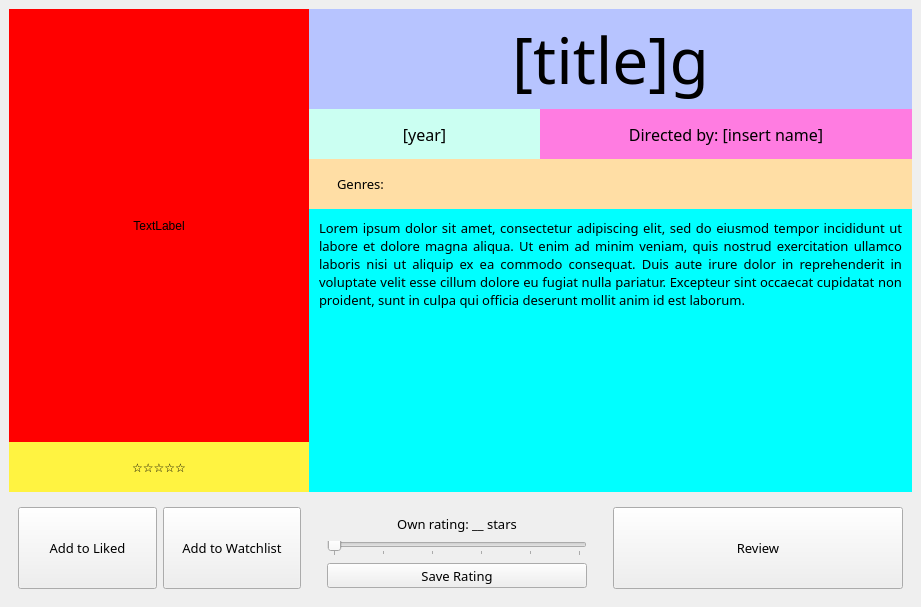
<?xml version="1.0" encoding="UTF-8"?>
<ui version="4.0">
 <class>MainWindow</class>
 <widget class="QMainWindow" name="MainWindow">
  <property name="geometry">
   <rect>
    <x>0</x>
    <y>0</y>
    <width>921</width>
    <height>607</height>
   </rect>
  </property>
  <property name="windowTitle">
   <string>MainWindow</string>
  </property>
  <widget class="QWidget" name="centralwidget">
   <layout class="QVBoxLayout" name="verticalLayout">
    <item>
     <widget class="QWidget" name="display_info_widget" native="true">
      <property name="styleSheet">
       <string notr="true"/>
      </property>
      <layout class="QGridLayout" name="gridLayout">
       <property name="leftMargin">
        <number>0</number>
       </property>
       <property name="topMargin">
        <number>0</number>
       </property>
       <property name="rightMargin">
        <number>0</number>
       </property>
       <property name="bottomMargin">
        <number>0</number>
       </property>
       <property name="spacing">
        <number>0</number>
       </property>
       <item row="1" column="1">
        <widget class="QLabel" name="year_label">
         <property name="maximumSize">
          <size>
           <width>250</width>
           <height>50</height>
          </size>
         </property>
         <property name="font">
          <font>
           <family>Oswald</family>
           <pointsize>12</pointsize>
          </font>
         </property>
         <property name="styleSheet">
          <string notr="true">background-color: rgb(203, 255, 242)</string>
         </property>
         <property name="text">
          <string>[year]</string>
         </property>
         <property name="alignment">
          <set>Qt::AlignCenter</set>
         </property>
        </widget>
       </item>
       <item row="1" column="2">
        <widget class="QLabel" name="director_label">
         <property name="maximumSize">
          <size>
           <width>16777215</width>
           <height>50</height>
          </size>
         </property>
         <property name="font">
          <font>
           <family>Oswald</family>
           <pointsize>12</pointsize>
          </font>
         </property>
         <property name="styleSheet">
          <string notr="true">background-color: rgb(255, 124, 225)</string>
         </property>
         <property name="text">
          <string>Directed by: [insert name]</string>
         </property>
         <property name="alignment">
          <set>Qt::AlignCenter</set>
         </property>
        </widget>
       </item>
       <item row="2" column="1" colspan="2">
        <widget class="QLabel" name="genres_label">
         <property name="maximumSize">
          <size>
           <width>16777215</width>
           <height>50</height>
          </size>
         </property>
         <property name="font">
          <font>
           <family>Oswald</family>
           <pointsize>10</pointsize>
          </font>
         </property>
         <property name="styleSheet">
          <string notr="true">background-color: rgb(255, 222, 165)</string>
         </property>
         <property name="text">
          <string>Genres: </string>
         </property>
         <property name="margin">
          <number>0</number>
         </property>
         <property name="indent">
          <number>28</number>
         </property>
        </widget>
       </item>
       <item row="5" column="0">
        <widget class="QLabel" name="general_stars_label">
         <property name="maximumSize">
          <size>
           <width>16777215</width>
           <height>50</height>
          </size>
         </property>
         <property name="styleSheet">
          <string notr="true">background-color: rgb(255, 243, 65)</string>
         </property>
         <property name="text">
          <string>☆☆☆☆☆</string>
         </property>
         <property name="alignment">
          <set>Qt::AlignCenter</set>
         </property>
        </widget>
       </item>
       <item row="0" column="0" rowspan="5">
        <widget class="QLabel" name="poster_label">
         <property name="enabled">
          <bool>true</bool>
         </property>
         <property name="minimumSize">
          <size>
           <width>300</width>
           <height>0</height>
          </size>
         </property>
         <property name="maximumSize">
          <size>
           <width>327</width>
           <height>433</height>
          </size>
         </property>
         <property name="styleSheet">
          <string notr="true">background-color: red;</string>
         </property>
         <property name="text">
          <string>TextLabel</string>
         </property>
         <property name="alignment">
          <set>Qt::AlignCenter</set>
         </property>
        </widget>
       </item>
       <item row="0" column="1" colspan="2">
        <widget class="QLabel" name="title_label">
         <property name="minimumSize">
          <size>
           <width>0</width>
           <height>100</height>
          </size>
         </property>
         <property name="maximumSize">
          <size>
           <width>16777215</width>
           <height>100</height>
          </size>
         </property>
         <property name="font">
          <font>
           <family>Oswald</family>
           <pointsize>48</pointsize>
          </font>
         </property>
         <property name="styleSheet">
          <string notr="true">background-color: rgb(183, 196, 255)</string>
         </property>
         <property name="text">
          <string>[title]g</string>
         </property>
         <property name="textFormat">
          <enum>Qt::PlainText</enum>
         </property>
         <property name="alignment">
          <set>Qt::AlignCenter</set>
         </property>
         <property name="margin">
          <number>0</number>
         </property>
         <property name="indent">
          <number>-1</number>
         </property>
        </widget>
       </item>
       <item row="3" column="1" rowspan="3" colspan="2">
        <widget class="QLabel" name="synopsis_label">
         <property name="maximumSize">
          <size>
           <width>16777215</width>
           <height>1677</height>
          </size>
         </property>
         <property name="font">
          <font>
           <family>Oswald</family>
           <pointsize>10</pointsize>
          </font>
         </property>
         <property name="styleSheet">
          <string notr="true">background-color: cyan;
padding: 10px;</string>
         </property>
         <property name="text">
          <string>Lorem ipsum dolor sit amet, consectetur adipiscing elit, sed do eiusmod tempor incididunt ut labore et dolore magna aliqua. Ut enim ad minim veniam, quis nostrud exercitation ullamco laboris nisi ut aliquip ex ea commodo consequat. Duis aute irure dolor in reprehenderit in voluptate velit esse cillum dolore eu fugiat nulla pariatur. Excepteur sint occaecat cupidatat non proident, sunt in culpa qui officia deserunt mollit anim id est laborum.</string>
         </property>
         <property name="alignment">
          <set>Qt::AlignJustify|Qt::AlignTop</set>
         </property>
         <property name="wordWrap">
          <bool>true</bool>
         </property>
         <property name="margin">
          <number>0</number>
         </property>
         <property name="indent">
          <number>0</number>
         </property>
         <property name="textInteractionFlags">
          <set>Qt::LinksAccessibleByMouse</set>
         </property>
        </widget>
       </item>
      </layout>
     </widget>
    </item>
    <item>
     <widget class="QWidget" name="user_input_widget" native="true">
      <property name="maximumSize">
       <size>
        <width>16777215</width>
        <height>100</height>
       </size>
      </property>
      <property name="styleSheet">
       <string notr="true"/>
      </property>
      <layout class="QHBoxLayout" name="horizontalLayout">
       <item>
        <widget class="QPushButton" name="add_to_liked_button">
         <property name="maximumSize">
          <size>
           <width>140</width>
           <height>100</height>
          </size>
         </property>
         <property name="font">
          <font>
           <family>Oswald</family>
           <pointsize>10</pointsize>
          </font>
         </property>
         <property name="cursor">
          <cursorShape>PointingHandCursor</cursorShape>
         </property>
         <property name="text">
          <string>Add to Liked</string>
         </property>
        </widget>
       </item>
       <item>
        <widget class="QPushButton" name="add_to_watchlist_button">
         <property name="maximumSize">
          <size>
           <width>140</width>
           <height>100</height>
          </size>
         </property>
         <property name="font">
          <font>
           <family>Oswald</family>
           <pointsize>10</pointsize>
          </font>
         </property>
         <property name="cursor">
          <cursorShape>PointingHandCursor</cursorShape>
         </property>
         <property name="text">
          <string>Add to Watchlist</string>
         </property>
        </widget>
       </item>
       <item>
        <widget class="QWidget" name="give_rating" native="true">
         <property name="minimumSize">
          <size>
           <width>0</width>
           <height>90</height>
          </size>
         </property>
         <property name="maximumSize">
          <size>
           <width>300</width>
           <height>16777215</height>
          </size>
         </property>
         <layout class="QVBoxLayout" name="verticalLayout_2">
          <property name="spacing">
           <number>0</number>
          </property>
          <property name="leftMargin">
           <number>20</number>
          </property>
          <property name="topMargin">
           <number>0</number>
          </property>
          <property name="rightMargin">
           <number>20</number>
          </property>
          <property name="bottomMargin">
           <number>0</number>
          </property>
          <item>
           <widget class="QLabel" name="star_label">
            <property name="maximumSize">
             <size>
              <width>16777215</width>
              <height>20</height>
             </size>
            </property>
            <property name="font">
             <font>
              <family>Oswald</family>
              <pointsize>10</pointsize>
             </font>
            </property>
            <property name="text">
             <string>Own rating: __ stars</string>
            </property>
            <property name="alignment">
             <set>Qt::AlignCenter</set>
            </property>
            <property name="indent">
             <number>-1</number>
            </property>
           </widget>
          </item>
          <item>
           <widget class="QSlider" name="star_slider">
            <property name="minimumSize">
             <size>
              <width>0</width>
              <height>15</height>
             </size>
            </property>
            <property name="maximumSize">
             <size>
              <width>16777215</width>
              <height>15</height>
             </size>
            </property>
            <property name="font">
             <font>
              <family>Oswald</family>
             </font>
            </property>
            <property name="cursor">
             <cursorShape>PointingHandCursor</cursorShape>
            </property>
            <property name="maximum">
             <number>10</number>
            </property>
            <property name="singleStep">
             <number>1</number>
            </property>
            <property name="sliderPosition">
             <number>0</number>
            </property>
            <property name="tracking">
             <bool>true</bool>
            </property>
            <property name="orientation">
             <enum>Qt::Horizontal</enum>
            </property>
            <property name="invertedAppearance">
             <bool>false</bool>
            </property>
            <property name="invertedControls">
             <bool>false</bool>
            </property>
            <property name="tickPosition">
             <enum>QSlider::TicksBelow</enum>
            </property>
            <property name="tickInterval">
             <number>2</number>
            </property>
           </widget>
          </item>
          <item>
           <widget class="QPushButton" name="save_rating_button">
            <property name="minimumSize">
             <size>
              <width>0</width>
              <height>25</height>
             </size>
            </property>
            <property name="maximumSize">
             <size>
              <width>16777215</width>
              <height>25</height>
             </size>
            </property>
            <property name="font">
             <font>
              <family>Oswald</family>
              <pointsize>10</pointsize>
             </font>
            </property>
            <property name="cursor">
             <cursorShape>PointingHandCursor</cursorShape>
            </property>
            <property name="text">
             <string>Save Rating</string>
            </property>
           </widget>
          </item>
         </layout>
        </widget>
       </item>
       <item>
        <widget class="QPushButton" name="add_review_button">
         <property name="minimumSize">
          <size>
           <width>290</width>
           <height>0</height>
          </size>
         </property>
         <property name="maximumSize">
          <size>
           <width>290</width>
           <height>100</height>
          </size>
         </property>
         <property name="font">
          <font>
           <family>Oswald</family>
           <pointsize>10</pointsize>
          </font>
         </property>
         <property name="cursor">
          <cursorShape>PointingHandCursor</cursorShape>
         </property>
         <property name="text">
          <string>Review</string>
         </property>
        </widget>
       </item>
      </layout>
     </widget>
    </item>
   </layout>
  </widget>
 </widget>
 <resources/>
 <connections/>
</ui>
